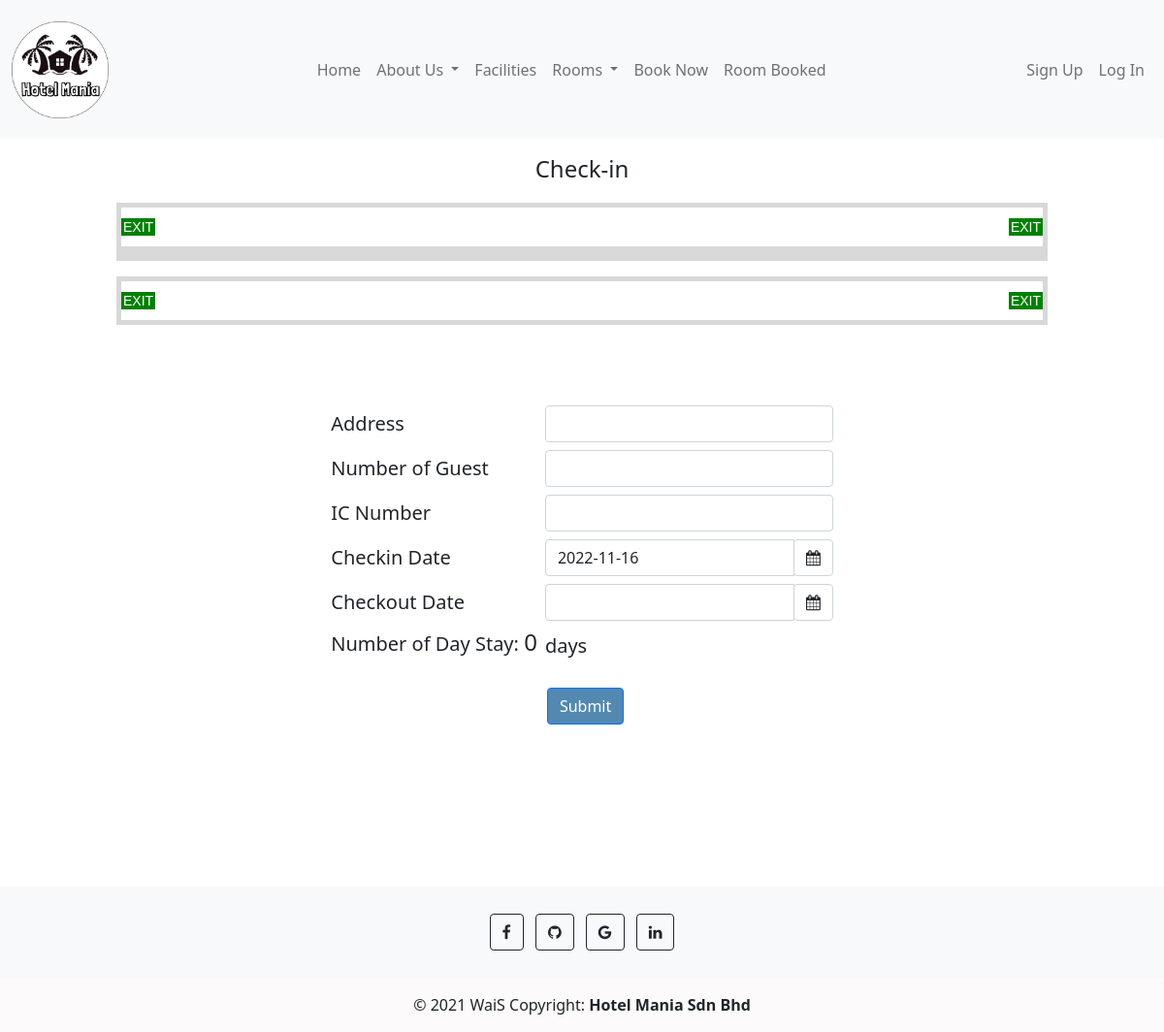
The page /check-in.php on the database as committed earlier.
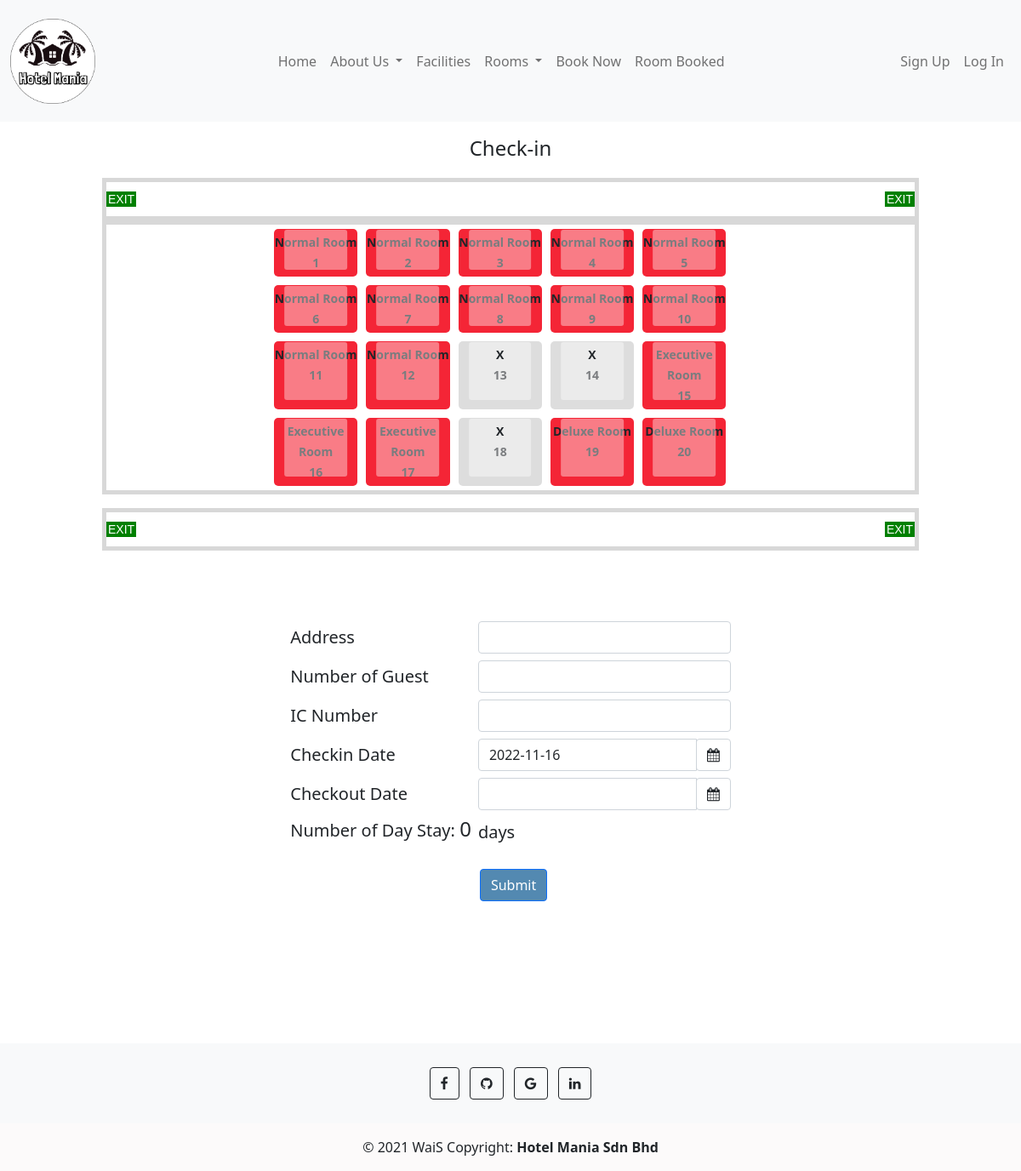
The same page on the database as committed later.
### tables this page shows
CREATE TABLE `roomdb` (
  `roomId` int(11) NOT NULL,
  `roomNumber` int(11) NOT NULL,
  `roomFloor` int(11) NOT NULL,
  `roomAvailability` enum('available','unavailable') NOT NULL,
  `customerId` int(11) DEFAULT NULL,
  `roomType` enum('Normal','Executive','Deluxe') NOT NULL,
  `checkInDate` date DEFAULT NULL,
  `checkOutDate` date DEFAULT NULL,
  `numofGuest` int(11) DEFAULT NULL
);

### backend/config.php (called while the page is built)
<?php
require_once "product_db.php";
$product_db = new product_db();
?>

### backend/product_db.php (called while the page is built, shortened)
<?php
require_once "DBController.php";
class product_db extends DBController{
    public function getRoom($query)
	{
        $query = "SELECT * FROM roomdb";
        $productResult = $this->getDBResult($query);
        return $productResult;
	}
}
?>

### backend/DBController.php (called while the page is built, shortened)
<?php
class DBController
{
    private $host = "localhost";
    private $user = "root";
    private $password = "";
    private $database = "hotel_mania";
    private static $conn;
    function __construct()
    {
        $this->conn = mysqli_connect($this->host, $this->user, $this->password, $this->database);
    }
    function getDBResult($query, $params = array())
    {
        $sql_statement = $this->conn->prepare($query);
        $sql_statement->execute();
        $result = $sql_statement->get_result();
        if ($result->num_rows > 0) {
            while ($row = $result->fetch_assoc()) {
                $resultset[] = $row;
            }
        }
        if (! empty($resultset)) {
            return $resultset;
        }
    }
}

### check-in.php (the view, shortened to what the changed rows need)
<?php require_once "backend/config.php"; ?>
<!DOCTYPE html>
<html lang="en">
<head>
    <link rel="stylesheet" href="css/checkin.css">
    <link href="https://cdn.jsdelivr.net/npm/bootstrap@5.1.1/dist/css/bootstrap.min.css" rel="stylesheet">
    <link rel="stylesheet" href="https://cdn.jsdelivr.net/npm/bootstrap-icons@1.6.0/font/bootstrap-icons.css">
    <link rel="stylesheet" href="https://cdnjs.cloudflare.com/ajax/libs/bootstrap-datepicker/1.9.0/css/bootstrap-datepicker.min.css">
    <link rel="stylesheet" href="https://cdnjs.cloudflare.com/ajax/libs/font-awesome/4.7.0/css/font-awesome.min.css">
</head>
<?php include 'include_php/header.php';?>
<body>
<form method="post">
<div class="level">
  <div class="exit exit--front hall">
  </div>
  <ol class="hall">
    <li class="row row--1">
      <ol class="rooms" type="A">
            <?php
            $query = "SELECT * FROM roomdb";
            $product_array = $product_db->getRoom($query);
            if (!empty($product_array)) {
                foreach ($product_array as $key => $value) {
                    if ($product_array[$key]["roomId"] <= 5) {
                        if($product_array[$key]["roomAvailability"] == "available"){
                            ?>
                                <li class="room">
                                    <label for="<?php echo $product_array[$key]["roomId"]; ?>"><?php echo $product_array[$key]["roomType"]; ?> Room<br><?php echo $product_array[$key]["roomNumber"]; ?></label>
                                </li>
                            <?php
                                }
                            }
                            }
                        }
                            ?>
      </ol>
    </li>
    <li class="row row--2">
      <ol class="rooms" type="B">
            <?php
            $query = "SELECT * FROM roomdb";
            $product_array = $product_db->getRoom($query);
            if (!empty($product_array)) {
                foreach ($product_array as $key => $value) {
                    if ($product_array[$key]["roomId"] >=6 &&  $product_array[$key]["roomId"] <= 10 ) {
                        if($product_array[$key]["roomAvailability"] == "available"){
                            ?>
                                <li class="room">
                                    <label for="<?php echo $product_array[$key]["roomId"]; ?>"><?php echo $product_array[$key]["roomType"]; ?> Room<br><?php echo $product_array[$key]["roomNumber"]; ?></label>
                                </li>
                            <?php
                                }
                            }
                            }
                        }
                            ?>
      </ol>
    </li>
    <li class="row row--3">
      <ol class="rooms" type="C">
            <?php
            $query = "SELECT * FROM roomdb";
            $product_array = $product_db->getRoom($query);
            if (!empty($product_array)) {
                foreach ($product_array as $key => $value) {
                    if ($product_array[$key]["roomId"] >= 11 &&  $product_array[$key]["roomId"] <= 15 ) {
                        if($product_array[$key]["roomAvailability"] == "available"){
            ?>
                <li class="room">
                    <label for="<?php echo $product_array[$key]["roomId"]; ?>"><?php echo $product_array[$key]["roomType"]; ?> Room<br><?php echo $product_array[$key]["roomNumber"]; ?></label>
                </li>
            <?php
                }else{
            ?>
                <li class="room">
                    <label for="<?php echo $product_array[$key]["roomId"]; ?>"><?php echo $product_array[$key]["roomType"]; ?> Room<br><?php echo $product_array[$key]["roomNumber"]; ?></label>
                </li>
            <?php
                }
            }
            }
        }
            ?>
      </ol>
    </li>
    <li class="row row--4">
      <ol class="rooms" type="D">
            <?php
            $query = "SELECT * FROM roomdb";
            $product_array = $product_db->getRoom($query);
            if (!empty($product_array)) {
                foreach ($product_array as $key => $value) {
                    if ($product_array[$key]["roomId"] >= 16 &&  $product_array[$key]["roomId"] <= 20 ) {
                        if($product_array[$key]["roomAvailability"] == "available"){
                            ?>
                                <li class="room">
                                    <label for="<?php echo $product_array[$key]["roomId"]; ?>"><?php echo $product_array[$key]["roomType"]; ?> Room<br><?php echo $product_array[$key]["roomNumber"]; ?></label>
                                </li>
                            <?php
                                }else{
                            ?>
                                <li class="room">
                                    <label for="<?php echo $product_array[$key]["roomId"]; ?>"><?php echo $product_array[$key]["roomType"]; ?> Room<br><?php echo $product_array[$key]["roomNumber"]; ?></label>
                                </li>
                            <?php
                                   }   }
            }
        }
            ?>
      </ol>
    </li>
    </ol>
    <div class="exit exit--front hall">
    </div>
    </div>
<br>
</form>
<?php include 'include_php/footer.php';?>
</body>
</html>

Rows that differ between the two databases and show on the page:
added roomdb: roomType "Normal", roomNumber "1", shown under "Check-in"
added roomdb: roomType "Normal", roomNumber "2", shown under "Check-in"
added roomdb: roomType "Normal", roomNumber "3", shown under "Check-in"
added roomdb: roomType "Normal", roomNumber "4", shown under "Check-in"
added roomdb: roomType "Normal", roomNumber "5", shown under "Check-in"
added roomdb: roomType "Normal", roomNumber "6"
added roomdb: roomType "Normal", roomNumber "7"
added roomdb: roomType "Normal", roomNumber "8"
added roomdb: roomType "Normal", roomNumber "9"
added roomdb: roomType "Normal", roomNumber "10"
added roomdb: roomType "Normal", roomNumber "11"
added roomdb: roomType "Normal", roomNumber "12"
added roomdb: roomNumber "13"
added roomdb: roomNumber "14"
added roomdb: roomType "Executive", roomNumber "15"
added roomdb: roomType "Executive", roomNumber "16"
added roomdb: roomType "Executive", roomNumber "17"
added roomdb: roomNumber "18"
added roomdb: roomType "Deluxe", roomNumber "19"
added roomdb: roomType "Deluxe", roomNumber "20"
